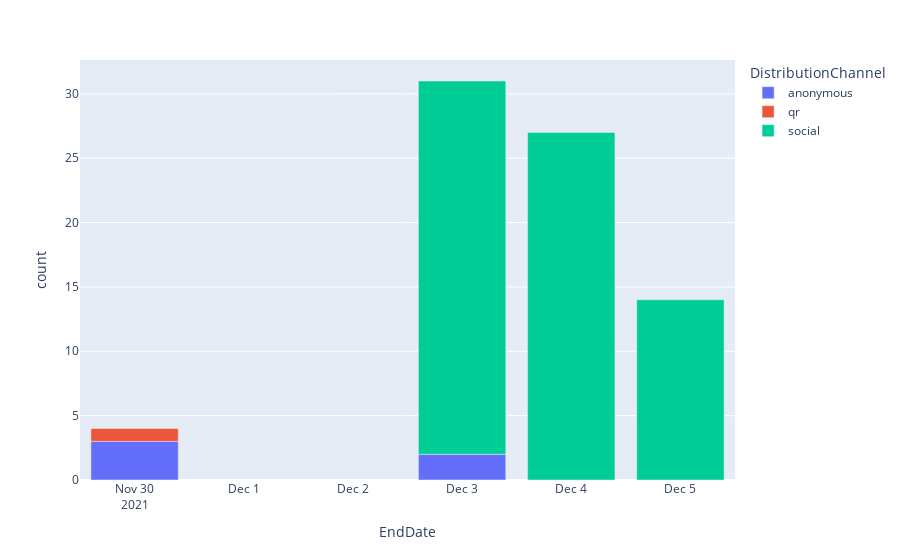

Notebook cell for this chart:
### Markdown cell above
![Vis6](images/all/vis6-Q4.jpeg)

### Code cell
# Vis 7 - Area Graph
title = ['vis7', 'Survey']
vis7_data = temp_csv.groupby([pd.Grouper(key="EndDate", freq='1D'), "DistributionChannel"])[
    'EndDate'].count().reset_index(name="count")
fig7 = px.bar(data_frame=vis7_data, x='EndDate',
              y='count', color='DistributionChannel')
fig7.show()
output(fig7, title)

### Figure 1 — Plotly figure (JSON) as saved in the notebook; plotly's stock layout.template omitted (floating-point values rounded to 4 significant figures)
{"data": [{"alignmentgroup": "True", "hovertemplate": "DistributionChannel=anonymous<br>EndDate=%{x}<br>count=%{y}<extra></extra>", "legendgroup": "anonymous", "marker": {"color": "#636efa", "pattern": {"shape": ""}}, "name": "anonymous", "offsetgroup": "anonymous", "orientation": "v", "showlegend": true, "textposition": "auto", "type": "bar", "x": ["2021-11-30T00:00:00", "2021-12-03T00:00:00"], "xaxis": "x", "y": [3, 2], "yaxis": "y"}, {"alignmentgroup": "True", "hovertemplate": "DistributionChannel=qr<br>EndDate=%{x}<br>count=%{y}<extra></extra>", "legendgroup": "qr", "marker": {"color": "#EF553B", "pattern": {"shape": ""}}, "name": "qr", "offsetgroup": "qr", "orientation": "v", "showlegend": true, "textposition": "auto", "type": "bar", "x": ["2021-11-30T00:00:00"], "xaxis": "x", "y": [1], "yaxis": "y"}, {"alignmentgroup": "True", "hovertemplate": "DistributionChannel=social<br>EndDate=%{x}<br>count=%{y}<extra></extra>", "legendgroup": "social", "marker": {"color": "#00cc96", "pattern": {"shape": ""}}, "name": "social", "offsetgroup": "social", "orientation": "v", "showlegend": true, "textposition": "auto", "type": "bar", "x": ["2021-12-03T00:00:00", "2021-12-04T00:00:00", "2021-12-05T00:00:00"], "xaxis": "x", "y": [29, 27, 14], "yaxis": "y"}], "layout": {"barmode": "relative", "legend": {"title": {"text": "DistributionChannel"}, "tracegroupgap": 0}, "margin": {"t": 60}, "xaxis": {"anchor": "y", "domain": [0, 1], "title": {"text": "EndDate"}}, "yaxis": {"anchor": "x", "domain": [0, 1], "title": {"text": "count"}}}}
